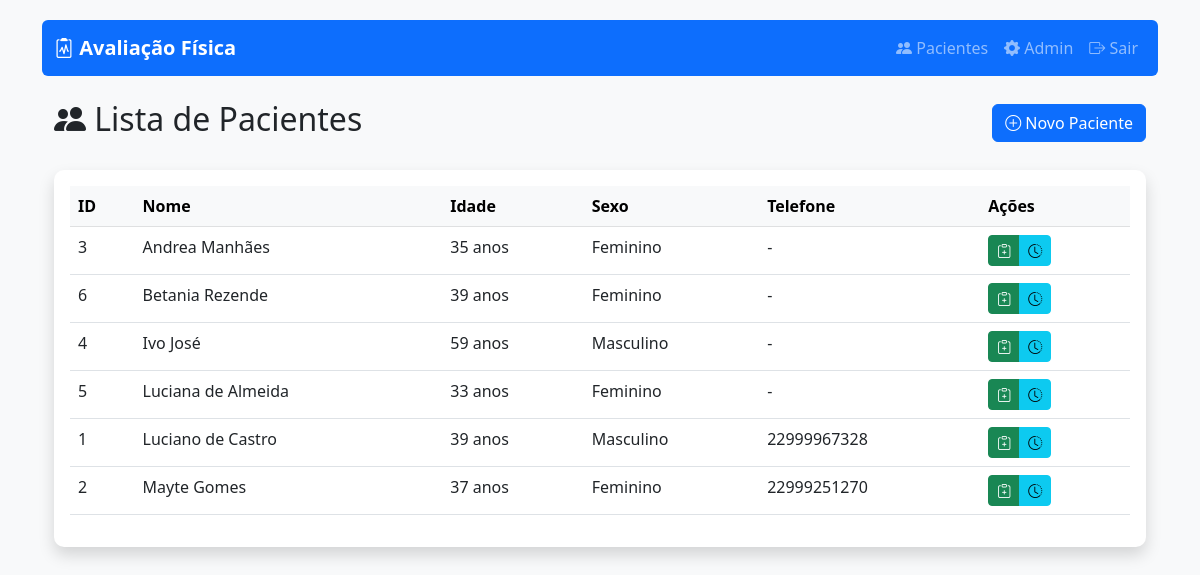
/pacientes/ (signed in), run on the app's committed database.
### avaliacao/models.py (models this page shows, shortened)
class Paciente(models.Model):
    SEXO_CHOICES = [('M', 'Masculino'), ('F', 'Feminino')]
    nome = models.CharField(max_length=100)
    sexo = models.CharField(max_length=1, choices=SEXO_CHOICES)
    data_nascimento = models.DateField()
    telefone = models.CharField(max_length=15, blank=True)
    email = models.EmailField(blank=True)
    observacoes = models.TextField(blank=True)
    @property
    def idade(self):
        hoje = date.today()
        return hoje.year - self.data_nascimento.year - (
            (hoje.month, hoje.day) < (self.data_nascimento.month, self.data_nascimento.day)
        )

### avaliacao/views.py (the view)
# urls.py: path('pacientes/', views.lista_pacientes, name='lista_pacientes'),
@login_required
def lista_pacientes(request):
    pacientes = Paciente.objects.all().order_by('nome')
    return render(request, 'avaliacao/lista_pacientes.html', {
        'pacientes': pacientes,
        'titulo': 'Lista de Pacientes'
    })

### avaliacao/templates/avaliacao/lista_pacientes.html (shortened to what this page needs)
{% extends 'avaliacao/base.html' %}
{% block content %}
<div class="container mt-4">
    <div class="d-flex justify-content-between align-items-center mb-4">
        <h2><i class="bi bi-people-fill"></i> Lista de Pacientes</h2>
        <a href="{% url 'avaliacao:novo_paciente' %}" class="btn btn-primary">
            <i class="bi bi-plus-circle"></i> Novo Paciente
        </a>
    </div>
    <div class="card shadow">
        <div class="card-body">
            <div class="table-responsive">
                <table class="table table-hover">
                    <thead class="table-light">
                        <tr>
                            <th>ID</th>
                            <th>Nome</th>
                            <th>Idade</th>
                            <th>Sexo</th>
                            <th>Telefone</th>
                            <th>Ações</th>
                        </tr>
                    </thead>
                    <tbody>
                        {% for paciente in pacientes %}
                        <tr>
                            <td>{{ paciente.id }}</td>
                            <td>{{ paciente.nome }}</td>
                            <td>{{ paciente.idade }} anos</td>
                            <td>{{ paciente.get_sexo_display }}</td>
                            <td>{{ paciente.telefone|default:"-" }}</td>
                            <td>
                                <div class="btn-group" role="group">
                                    <a href="{% url 'avaliacao:nova_avaliacao' paciente.id %}"
                                       class="btn btn-sm btn-success"
                                       title="Nova Avaliação">
                                        <i class="bi bi-clipboard-plus"></i>
                                    </a>
                                    <a href="{% url 'avaliacao:historico_avaliacoes' paciente.id %}"
                                       class="btn btn-sm btn-info"
                                       title="Ver Histórico">
                                        <i class="bi bi-clock-history"></i>
                                    </a>
                                </div>
                            </td>
                        </tr>
                        {% empty %}
                        <tr>
                            <td colspan="6" class="text-center text-muted">
                                Nenhum paciente cadastrado ainda.
                            </td>
                        </tr>
                        {% endfor %}
                    </tbody>
                </table>
            </div>
        </div>
    </div>
</div>
{% endblock %}

### avaliacao/templates/avaliacao/base.html (style rules this page uses)
body { background-color: #f8f9fa; padding-top: 20px; }
.card { border-radius: 10px; box-shadow: 0 4px 6px rgba(0, 0, 0, 0.1); margin-bottom: 20px; border: none; }

### avaliacao/templates/avaliacao/lista_pacientes.html (style rules this page uses)
.btn-group .btn { padding: 0.25rem 0.5rem; }

### data on the page
Paciente: id "3", nome "Andrea Manhães", idade "35", sexo "Feminino", telefone "-"
Paciente: id "6", nome "Betania Rezende", idade "39", sexo "Feminino", telefone "-"
Paciente: id "4", nome "Ivo José", idade "59", sexo "Masculino", telefone "-"
Paciente: id "5", nome "Luciana de Almeida", idade "33", sexo "Feminino", telefone "-"
Paciente: id "1", nome "Luciano de Castro", idade "39", sexo "Masculino", telefone "22999967328"
Paciente: id "2", nome "Mayte Gomes", idade "37", sexo "Feminino", telefone "22999251270"
